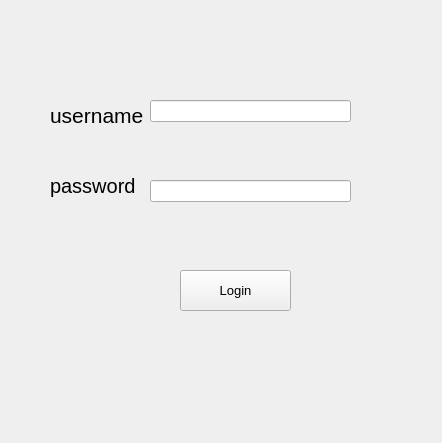
<?xml version="1.0" encoding="UTF-8"?>
<ui version="4.0">
 <class>Form</class>
 <widget class="QWidget" name="Form">
  <property name="geometry">
   <rect>
    <x>0</x>
    <y>0</y>
    <width>442</width>
    <height>443</height>
   </rect>
  </property>
  <property name="windowTitle">
   <string>Form</string>
  </property>
  <widget class="QLabel" name="label">
   <property name="geometry">
    <rect>
     <x>50</x>
     <y>90</y>
     <width>101</width>
     <height>51</height>
    </rect>
   </property>
   <property name="font">
    <font>
     <pointsize>16</pointsize>
    </font>
   </property>
   <property name="text">
    <string>username</string>
   </property>
  </widget>
  <widget class="QLabel" name="label_2">
   <property name="geometry">
    <rect>
     <x>50</x>
     <y>170</y>
     <width>101</width>
     <height>31</height>
    </rect>
   </property>
   <property name="font">
    <font>
     <pointsize>15</pointsize>
    </font>
   </property>
   <property name="text">
    <string>password</string>
   </property>
  </widget>
  <widget class="QLineEdit" name="lineEdit">
   <property name="geometry">
    <rect>
     <x>150</x>
     <y>100</y>
     <width>201</width>
     <height>22</height>
    </rect>
   </property>
  </widget>
  <widget class="QLineEdit" name="lineEdit_2">
   <property name="geometry">
    <rect>
     <x>150</x>
     <y>180</y>
     <width>201</width>
     <height>22</height>
    </rect>
   </property>
  </widget>
  <widget class="QPushButton" name="pushButton">
   <property name="geometry">
    <rect>
     <x>180</x>
     <y>270</y>
     <width>111</width>
     <height>41</height>
    </rect>
   </property>
   <property name="font">
    <font>
     <pointsize>10</pointsize>
    </font>
   </property>
   <property name="text">
    <string>Login</string>
   </property>
  </widget>
 </widget>
 <resources/>
 <connections/>
</ui>
